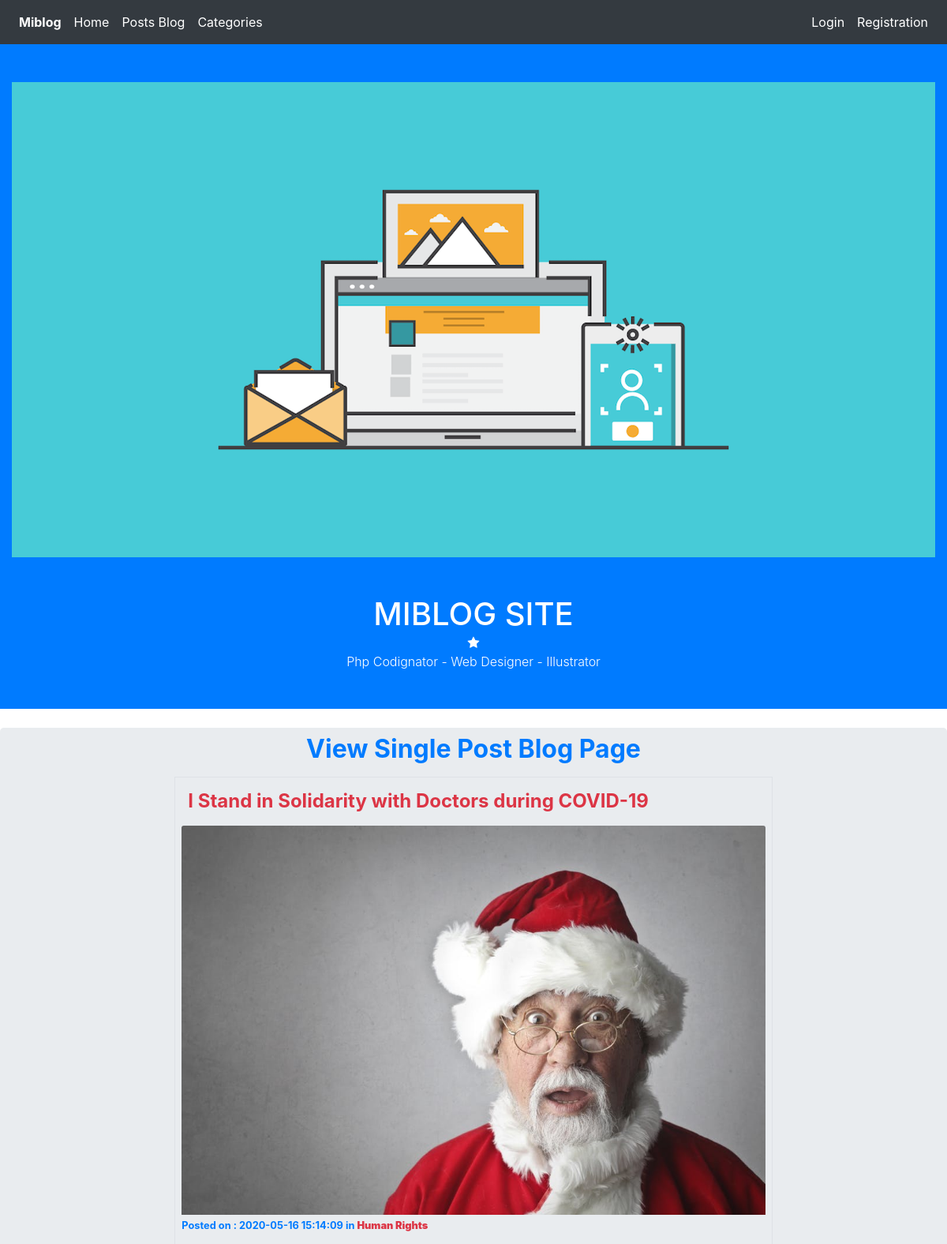
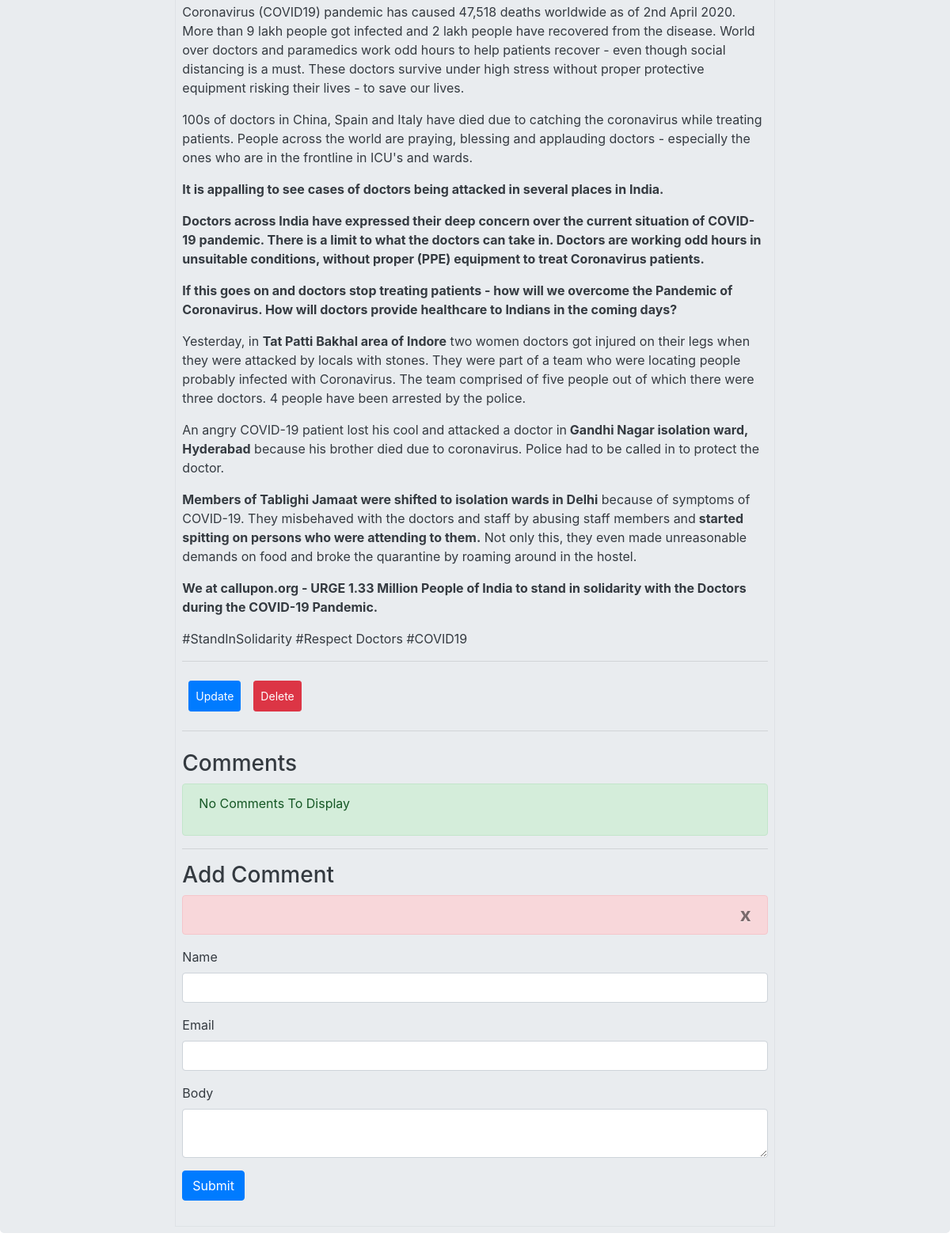
/posts/I-Stand-in-Solidarity-with-Doctors-during-COVID-19 (upper part), run on the app's committed database (2 pictures, top to bottom).
### tables this page shows
CREATE TABLE `posts` (
  `id` int(11) NOT NULL,
  `category_id` int(11) NOT NULL,
  `user_id` int(11) NOT NULL,
  `title` varchar(255) NOT NULL,
  `slug` varchar(255) NOT NULL,
  `body` text NOT NULL,
  `post_image` varchar(255) NOT NULL,
  `created_at` timestamp NOT NULL DEFAULT current_timestamp()
);

CREATE TABLE `categories` (
  `category_id` int(11) NOT NULL,
  `category_name` varchar(255) NOT NULL,
  `created_at` timestamp NOT NULL DEFAULT current_timestamp()
);

### application/controllers/Posts.php (called while the page is built, shortened)
<?php
	class Posts extends CI_Controller{
		public function view($slug = NULL){
			$data['post'] = $this->Post_model->get_posts($slug);
			$post_id = $data['post']['id'];
			$data['comments']= $this->Comment_model->get_comments($post_id);
			$data['categories'] = $this->Post_model->get_posts($slug);
			$this->load->view('templates/header');
			$this->load->view('posts/view' , $data);
			$this->load->view('templates/footer');
		}
	}
?>

### index.php (called while the page is built, shortened)
<?php
require_once BASEPATH.'core/CodeIgniter.php';

### application/models/Post_model.php (called while the page is built, shortened)
<?php
	class Post_model extends CI_Model{
		public function get_posts($slug = FALSE, $limit = FALSE, $offset = FALSE){
			$this->db->order_by('posts.id','DESC');
			$this->db->join('categories','categories.category_id = posts.category_id');
			$query = $this->db->get_where('posts',array('slug' => $slug));
			return $query->row_array();
		}
	}
?>

### application/views/posts/view.php (the view, shortened to what this page needs)
<section class="jumbotron py-2">
   <h2 class="text-center pb-2 text-primary font-weight-bold">View Single Post Blog Page</h2>
   <div class="container col-md-8 text-dark border p-2 m-auto">
		<h4 class="text-danger p-2 font-weight-bold"> <?php echo $post['title']; ?> </h2>
		<img class="card-img-top" src="<?php echo base_url(); ?>assets/images/posts/<?php echo $post['post_image']; ?>"
			alt="post_image">
		<small class="text-primary font-weight-bold m-auto"> Posted on : <?php echo $post['created_at']; ?>
		in <strong class="text-danger"><?php echo $categories['category_name']; ?></strong>
		</small>
		<p><?php echo $post['body']; ?></p>
   	    <hr>
   	    <div class="d-flex">
			<a class="btn btn-primary btn-sm p-2 m-2 pull-left" href="edit/<?php echo $post['slug']; ?>">Update</a>
			<?php echo form_open('posts/delete/'.$post['id']); ?>
				<button type="submit" class="btn btn-danger btn-sm p-2 m-2 pull-right">Delete</button>
			</form>
		</div>
		<hr>
		<div class="pb-4 mt-4">
			<h3>Comments</h3>
			<div class="alert alert-success">
				<?php if($comments) : ?>
					<?php foreach($comments as $comment) : ?>
						<div class="well">
							<h6><?php echo $comment['body']; ?> [by <strong><?php echo $comment['name']; ?></strong>]</h6>
						</div>
					<?php endforeach; ?>
				<?php else : ?>
					<p>No Comments To Display</p>
				<?php endif; ?>
			</div>
			<hr>
			<h3> Add Comment </h3>
			<div class="alert alert-danger" role="alert">
		  		<span class="p-2 m-auto">
		  		 	<button type="button" class="close" data-dismiss="alert">x</button>
		  		</span>
			</div>
			<?php echo form_open('comments/create/'.$post['id']); ?>
			  <div class="form-group">
				<label>Name</label>
				<input type="text" class="form-control" name="name">
			  </div>
			  <div class="form-group">
				<label>Email</label>
				<input type="email" class="form-control" name="email">
			  </div>
			  <div class="form-group">
				<label>Body</label>
				<textarea class="form-control" name="body" placeholder="Add Body"> </textarea>
			  </div>
			  <button type="submit" class="btn btn-primary">Submit</button>
		  </form>
		</div>
   </div>
</section>

### assets/css/style.css (style rules this page uses)
p { position: relative ; }

### data on the page
posts: title "I Stand in Solidarity with Doctors during COVID-19", post_image (picture), category.created_at "2020-05-16 15:14:09", category.category_name "Human Rights", body "Coronavirus (COVID19) pandemic has caused 47,518 deaths worldwide as of 2nd April 2020. More than 9 lakh people got infected and 2 lakh people have recovered from the disease. World over doctors and paramedics work odd hours to help patients recover - even though social distancing is a must. These doctors survive under high stress without proper protective equipment risking their lives - to save our lives. 100s of doctors in China, Spain and Italy have died due to catching the coronavirus while treating patients. People across the world are praying, blessing and applauding doctors - especially the ones who are in the frontline in ICU's and wards. It is appalling to see cases of doctors…"
